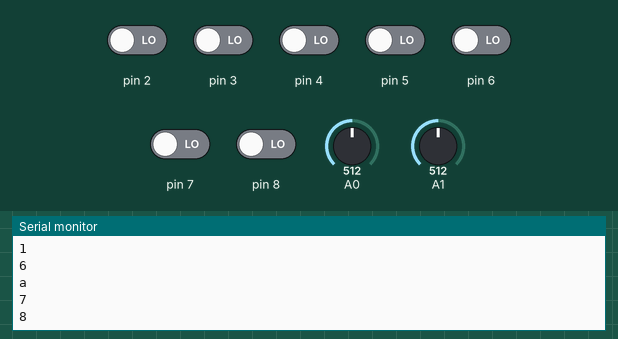
The sketch below on a simulated Arduino Uno, built with avr-gcc and run on an emulated ATmega328P. On the bench: the last lines printed to the serial monitor. The inputs (shaded band) are chosen by the test bench; at power-on: pin 2–8 LOW, A0 = 512, A1 = 512.

Above: at 1.2 s.
1.3 s: A0 set to 494
At 1.73 s:
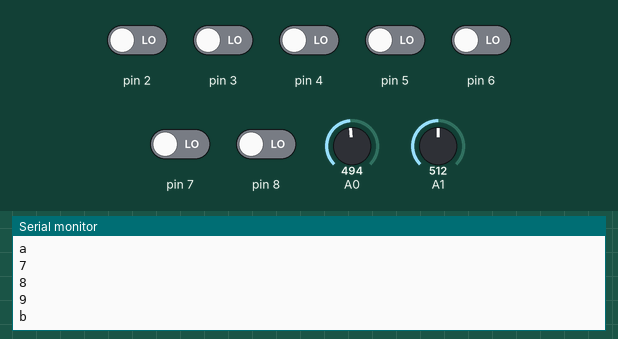
5.1 s: A1 set to 481
At 6.21 s:
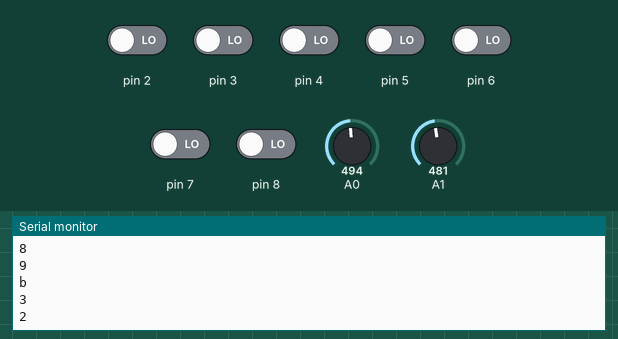
6.6 s: A0 set to 534
At 7.03 s:
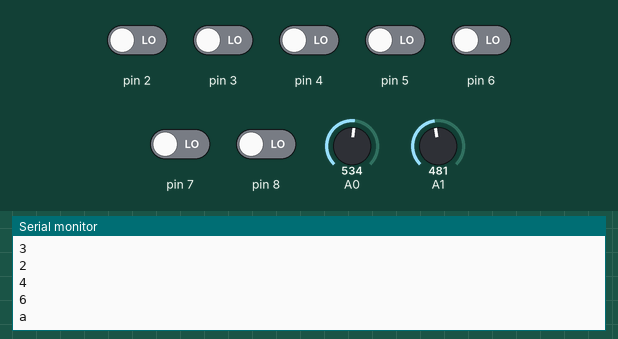
Timing chart, 0 to 9.6 s (numbered marks = the images above; inputs shaded):
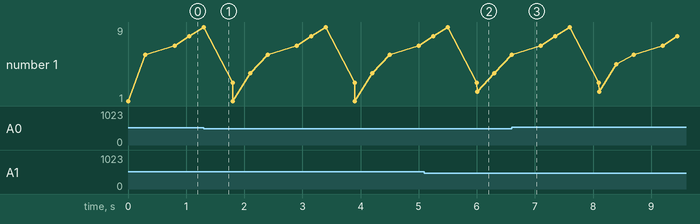

The sketch:

remotecontrol.ino
```cpp
/*遥控器程序*/
#define X analogRead(0)
#define Y analogRead(1)
#define A digitalRead(2)
#define B digitalRead(3)
#define C digitalRead(4)
#define D digitalRead(5)
#define E digitalRead(6)
#define F digitalRead(7)
#define K digitalRead(8)
#define DELAY 250
#define STOP 300

void setup()
{
  Serial.begin(9600);
}

void loop()
{
  if(Y>511)              //前后操作
  {
    Serial.println("1");
    delay(STOP);
  }
  else if(Y<491)
  {
    Serial.println("2");
    delay(STOP);
  }

  if(X>524)              //左右操作
  {
    Serial.println("5");
    delay(STOP);
  }
  else if(X<504)
  {
    Serial.println("4");
    delay(STOP);
  }

  if (A == LOW)          //加速操作
  {
    Serial.println("6");
    delay(DELAY);
  }

  if (B == LOW)          //避障
  {
    Serial.println("a");
    delay(DELAY);
  }

  if (C == LOW)         //减速操作
  {
    Serial.println("7");
    delay(DELAY);
  }

  if (D == LOW)         //寻迹
  {
    Serial.println("8");
    delay(DELAY);
  }

  if (E == LOW)         //一直前进
  {
    Serial.println("9");
    delay(DELAY);
  }

  if (F == LOW)         //喇叭
  {
    Serial.println("b");
    delay(DELAY);
  }

  if (K == LOW)         //停止
  {
    Serial.println("3");
  }
}
```

Measured:
- after the input at 5.1 s, the serial monitor: prints a new line after 0.91 s (image 2)
